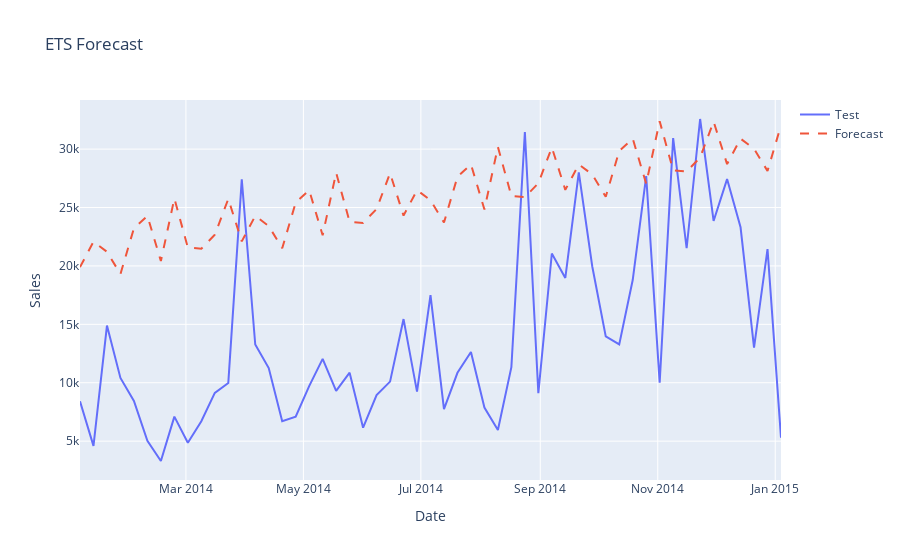

The code cell stored with this chart in its notebook:
### Code cell
# Create a DataFrame for plotting
plot_df = pd.DataFrame({
    'Date': test.index,
    'Test': test.values,
    'Forecast': forecast
})

# Create plot with plotly express
fig = px.line(plot_df, x='Date', y=['Test', 'Forecast'],
              title='ETS Forecast',
              labels={'value': 'Sales', 'variable': ''})

# Update line style for forecast
fig.update_traces(line_dash='dash', selector=dict(name='Forecast'))

fig.show()
